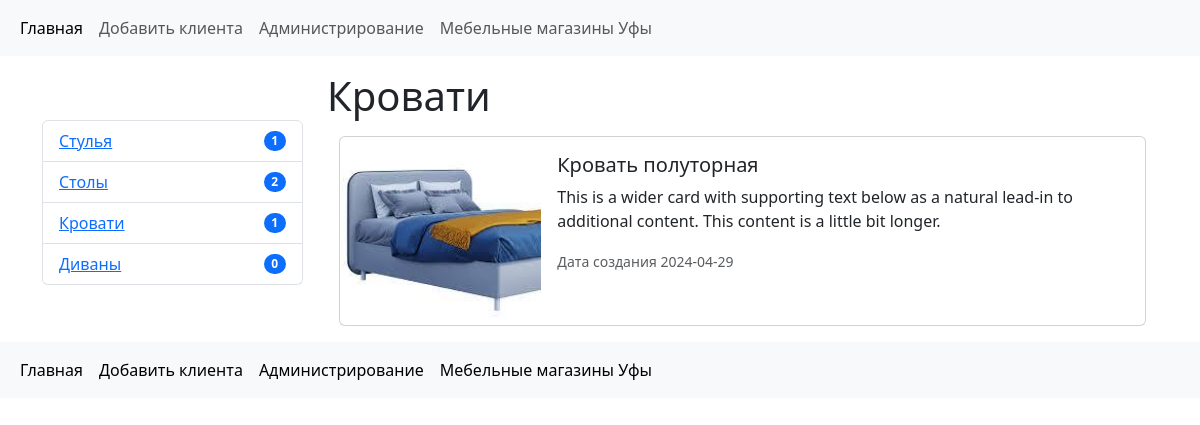
Screenshot of /category/3/ with the database file from the repository.
### homew/models.py (models this page shows, shortened)
class Category(models.Model):
    objects = models.Manager()
    name = models.CharField('Название категории', max_length=100,
                            db_index=True)
    def __str__(self):
        return self.name
    class Meta:
        verbose_name = 'Категория'
        verbose_name_plural = 'Категории'
        ordering = ['name',]

class Furniture(models.Model):
    objects = models.Manager()
    name = models.CharField('Название', max_length=25)
    created_at = models.DateField('Дата создания', auto_now_add=True)
    price = models.DecimalField('Цена', max_digits=5, decimal_places=2)
    category = models.ForeignKey('Category', on_delete=models.CASCADE,
                                 verbose_name='Категория',
                                 blank=True, null=True)
    image = models.ImageField('Фотография мебели',
                              upload_to='photos/%Y/%m/%d/',
                              blank=True, null=True)
    description = models.TextField(blank=True)
    slug = models.SlugField(max_length=250, unique=True, db_index=True, blank=True)
    class Meta:
        verbose_name = 'Мебель'
        verbose_name_plural = 'Мебель'
    def __str__(self):
        return self.name

class NavBar(models.Model):
    objects = models.Manager()
    name = models.CharField('Название', max_length=25)
    url = models.CharField(max_length=25)
    class Meta:
        verbose_name = 'Пункт меню'
        verbose_name_plural = 'Пункты меню'

### homew/views.py (the view)
# urls.py: path('category/<int:pk>/', DetailCategory.as_view(), name='category'),
class DetailCategory(DetailView):
    template_name = 'homew/category.html'
    model = Category
    context_object_name = 'category'
    def get_context_data(self, **kwargs):
        context = super().get_context_data(**kwargs)
        list_furniture = Furniture.objects.filter(category=context['category']).select_related('category')
        list_categories = Category.objects.annotate(
            num_furniture=Count('furniture'))
        context["furniture"] = list_furniture
        context["title"] = "Список мебели"
        context["categories"] = list_categories
        return context

### homew/templatetags/homew_tags.py (called while the page is built)
@register.inclusion_tag('homew/navbar.html', name='navbar')
def show_navbar():
    navbar = NavBar.objects.all()
    return {'navbar': navbar, }

### homew/templates/homew/category.html
{% extends 'base.html' %}
{% block sidebar %}
    <div class="col-md-3 mt-5">
            <ul class="list-group">
                {% for category in categories %}
                <li class="list-group-item d-flex justify-content-between align-items-center">
                    <a href="{% url 'category' category.pk %}"> {{ category }} </a>
                    <span class="badge text-bg-primary rounded-pill">{{ category.num_furniture }}</span>
                </li>
                {% endfor %}
            </ul>
        </div>
{% endblock %}
{% block content %}
    <div class="col-md-9">
            <h1> {{ category }} </h1>
            <div class="container text-left mt-3">
                {% for item in furniture %}
                <div class="card mb-3" style="max-width: 1200px;">
                    <div class="row g-0">
                        <div class="col-md-3 text-center">
                            {% if item.image %}
                            <img src="{{ item.image.url }}" class="img-fluid rounded-start" height="200" width="200"
                                 alt="...">
                            {% else %}
                            <img src="https://dummyimage.com/200x200/fff/aaa" class="img-fluid rounded-start"
                                 height="200"
                                 width="200" alt="...">
                            {% endif %}
                        </div>
                        <div class="col-md-9">
                            <div class="card-body">
                                <h5 class="card-title">{{ item }}</h5>
                                <p class="card-text">This is a wider card with supporting text below as a natural
                                    lead-in to
                                    additional content. This content is a little bit longer.</p>
                                <p class="card-text"><small class="text-body-secondary">Дата создания
                                    {{ item.created_at|date:"Y-m-d" }}</small></p>
                            </div>
                        </div>
                    </div>
                </div>
                {% endfor %}
            </div>
        </div>
{% endblock %}

### homew/templates/homew/navbar.html
<nav class="navbar navbar-expand-lg bg-body-tertiary">
    <div class="container-fluid">
        <div class="collapse navbar-collapse" id="navbarNav">
            <ul class="navbar-nav">
                {% for paragraph in navbar %}
                <li class="nav-item">
                    <a class="nav-link active" aria-current="page" href="{% url paragraph.url %}"> {{ paragraph.name }}</a>
                </li>
                {% endfor %}
            </ul>
        </div>
    </div>
</nav>

### rows the page displays
Category: name "Стулья", num_furniture "1"
Category: name "Столы", num_furniture "2"
Category: name "Кровати", num_furniture "1"
Category: name "Диваны", num_furniture "0"
Furniture: image (picture), name "Кровать полуторная", created_at "2024-04-29"
NavBar: name "Главная"
NavBar: name "Добавить клиента"
NavBar: name "Администрирование"
NavBar: name "Мебельные магазины Уфы"
